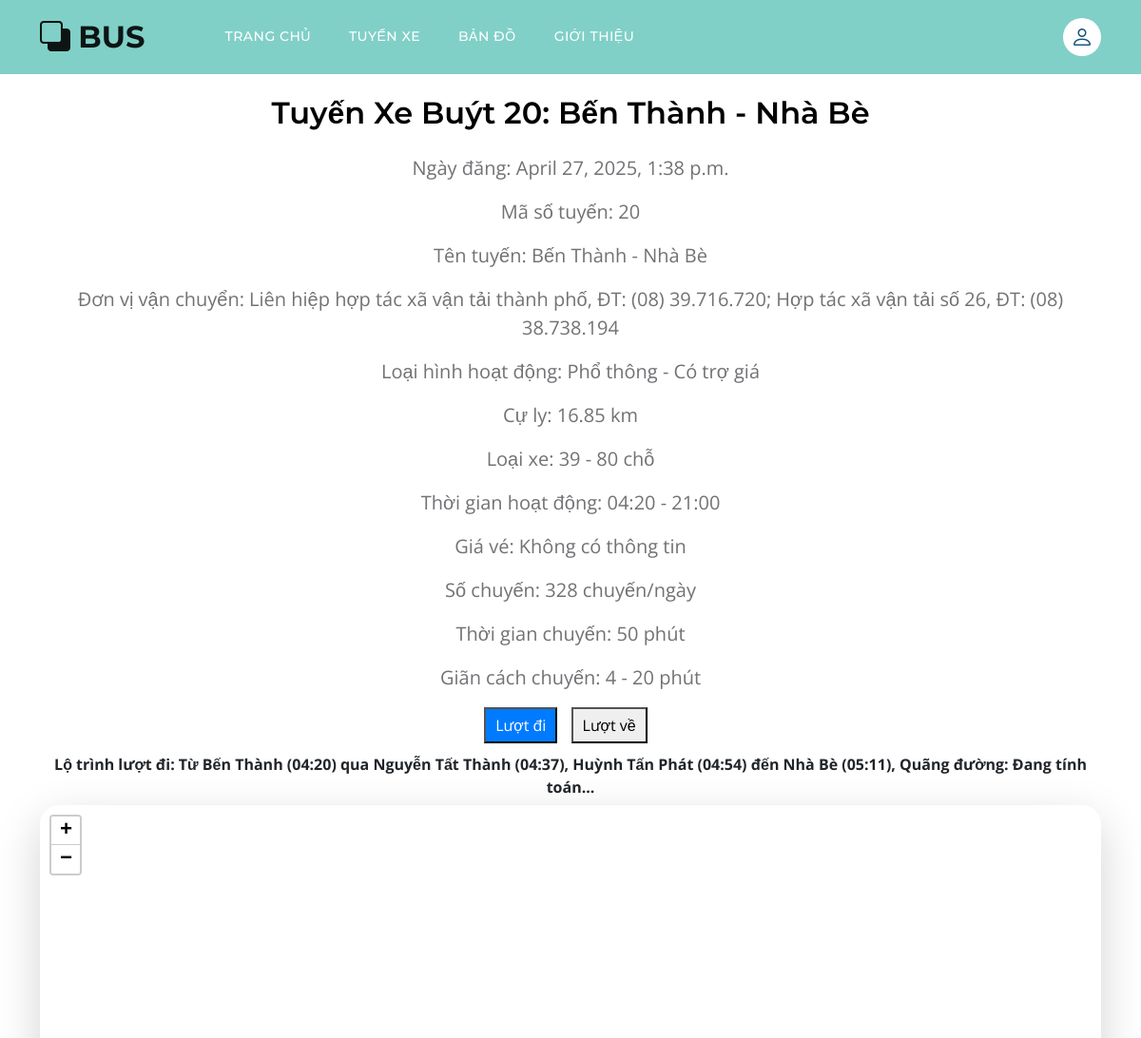
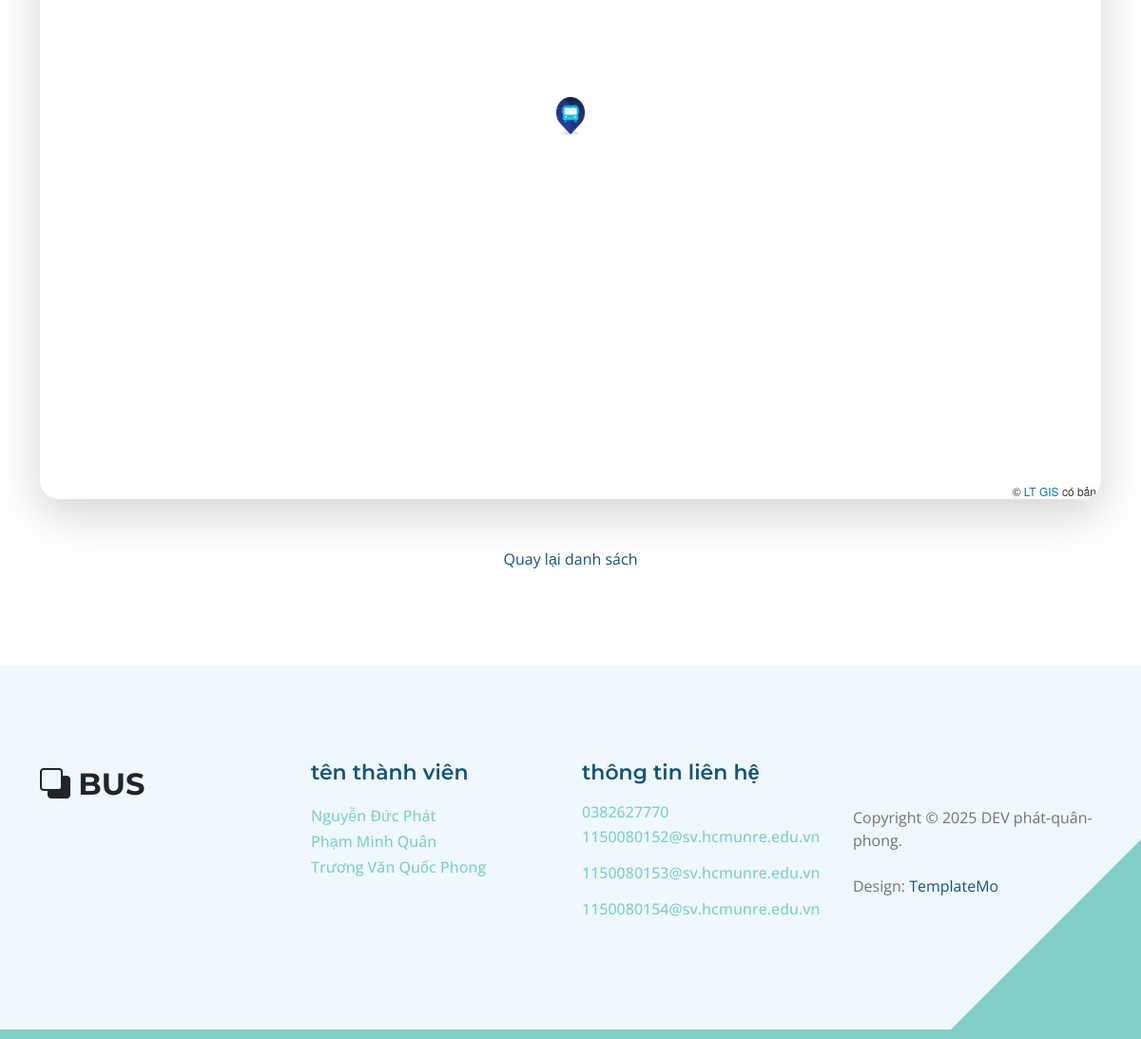
The app's page /bai-viet/tuyen-xe-buyt-20-ben-thanh-nha-be/ with its own data (2 pictures, top to bottom).
### posts/models.py (models this page shows, shortened)
class Post(models.Model):
    title = models.CharField(max_length=100)
    body = models.TextField()
    slug = models.SlugField(unique=True)
    date = models.DateTimeField(auto_now_add=True)
    points_outbound = models.JSONField(default=list, blank=True)
    points_inbound = models.JSONField(default=list, blank=True)

### posts/views.py (the view)
# urls.py: path("<slug:slug>/", views.post_page, name="page"),
def post_page(request, slug):
    detail = get_object_or_404(Post, slug=slug)
    return render(request, "posts/post_page.html", {"detail": detail})

### posts/templates/posts/post_page.html (shortened to what this page needs)
{% extends "index.html" %} {% load static %} {% block map %}
<link rel="stylesheet" href="{% static 'leaflet/leaflet.css' %}" />
<link rel="stylesheet" href="{% static 'css/map.css' %}" />
<link
  rel="stylesheet"
  href="https://unpkg.com/leaflet-routing-machine@latest/dist/leaflet-routing-machine.css"
/>
{% endblock %} {% block content %}
<section class="section-padding">
  <div class="container">
    <div class="row">
      <div class="col-lg-12 col-12 text-center">
        <h3 class="mb-4">{{ detail.title }}</h3>
        <p>Ngày đăng: {{ detail.date }}</p>
        <div>
          <p>{{ detail.body|safe }}</p>
        </div>
        <div class="route-toggle">
          <button id="show-outbound" class="active">Lượt đi</button>
          <button id="show-inbound">Lượt về</button>
        </div>
        <div id="route-distance">Quãng đường: Đang tính toán...</div>
        <div id="map" class="custom-block bg-white shadow-lg mb-5" style="height:770px"></div>
        <a href="{% url 'posts:list' %}">Quay lại danh sách</a>
      </div>
    </div>
  </div>
</section>
{% endblock %}

### static/css/templatemo-topic-listing.css (style rules this page uses)
:root { --white-color: #ffffff; --primary-color: #13547a; --secondary-color: #80d0c7; --section-bg-color: #f0f8ff; --custom-btn-bg-color: #80d0c7; --custom-btn-bg-hover-color: #13547a; --dark-color: #000000; --p-color: #717275; --border-color: #7fffd4; --link-hover-color: #13547a; --body-font-family: 'Open Sans', sans-serif; --title-font-family: 'Montserrat', sans-serif; --h1-font-size: 58px; --h2-font-size: 46px; --h3-font-size: 32px; --h4-font-size: 28px; --h5-font-size: 24px; --h6-font-size: 22px; --p-font-size: 20px; --menu-font-size: 14px; --btn-font-size: 18px; --copyright-font-size: 16px; --border-radius-large: 100px; --border-radius-medium: 20px; --border-radius-small: 10px; --font-weight-normal: 400; --font-weight-medium: 500; --font-weight-semibold: 600; --font-weight-bold: 700; }
body { background-color: var(--white-color); font-family: var(--body-font-family); }
h2, h3, h4, h5, h6 { color: var(--dark-color); }
h1, h2, h3, h4, h5, h6 { font-family: var(--title-font-family); font-weight: var(--font-weight-semibold); }
h3 { font-size: var(--h3-font-size); }
p { color: var(--p-color); font-size: var(--p-font-size); font-weight: var(--font-weight-normal); }
a, button { touch-action: manipulation; transition: all 0.3s; }
a { display: inline-block; color: var(--primary-color); text-decoration: none; }
.section-padding { padding-top: 100px; padding-bottom: 100px; }
.custom-block { border-radius: var(--border-radius-medium); position: relative; overflow: hidden; transition: all 0.3s ease; height: 100%; transform: translateY(-3px); }

### static/css/map.css (style rules this page uses)
#map { width: 100%; height: 100%; }

### posts/templates/posts/post_page.html (style rules this page uses)
#map { width: 100%; height: 100%; }
.route-toggle { margin: 10px 0; }
.route-toggle button { margin-right: 10px; padding: 5px 10px; }
.route-toggle button.active { background-color: #007bff; color: white; }
#route-distance { margin: 10px 0; font-weight: bold; }

### records on screen
Post: title "Tuyến Xe Buýt 20: Bến Thành - Nhà Bè", date "April 27, 2025, 1:38 p.m.", body "Mã số tuyến: 20 Tên tuyến: Bến Thành - Nhà Bè Đơn vị vận chuyển: Liên hiệp hợp tác xã vận tải thành phố, ĐT: (08) 39.716.720; Hợp tác xã vận tải số 26, ĐT: (08) 38.738.194 Loại hình hoạt động: Phổ thông - Có trợ giá Cự ly: 16.85 km Loại xe: 39 - 80 chỗ Thời gian hoạt động: 04:20 - 21:00 Giá vé: Không có thông tin Số chuyến: 328 chuyến/ngày Thời gian chuyến: 50 phút Giãn cách chuyến: 4 - 20 phút"
